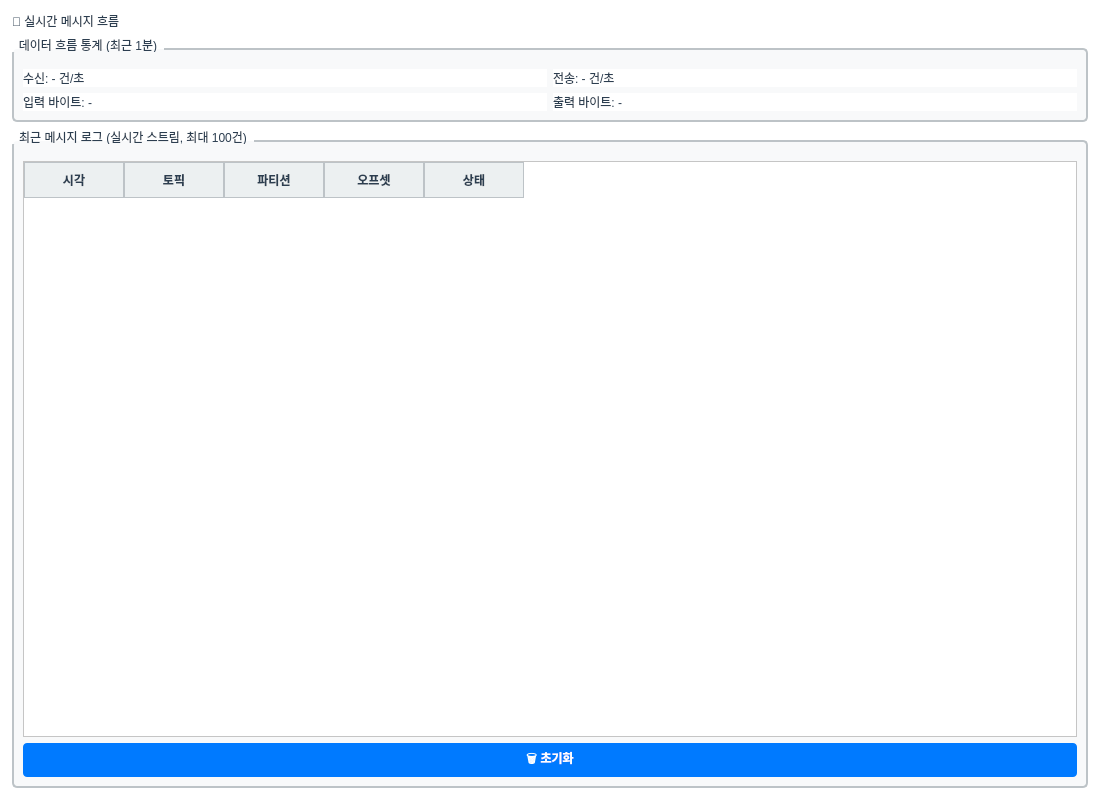
<?xml version="1.0" encoding="UTF-8"?>
<ui version="4.0">
 <class>RealtimeTab</class>
 <widget class="QWidget" name="RealtimeTab">
  <property name="geometry">
   <rect>
    <x>0</x>
    <y>0</y>
    <width>1100</width>
    <height>800</height>
   </rect>
  </property>
  <property name="windowTitle">
   <string>실시간 통신</string>
  </property>
  <property name="styleSheet">
   <string notr="true">QWidget {
    background-color: #FFFFFF;
    color: #2C3E50;
    font-family: &quot;맑은 고딕&quot;, &quot;Segoe UI&quot;;
    font-size: 9pt;
}
QPushButton {
    background-color: #007AFF;
    color: #FFFFFF;
    border: none;
    border-radius: 4px;
    padding: 6px 12px;
    font-weight: bold;
}
QPushButton:hover {
    background-color: #0055CC;
}
QPushButton:disabled {
    background-color: #BDC3C7;
    color: #7F8C8D;
}
QTableWidget {
    gridline-color: #BDC3C7;
    background-color: #FFFFFF;
    alternate-background-color: #F8F9FA;
    selection-background-color: #007AFF;
    selection-color: #FFFFFF;
}
QHeaderView::section {
    background-color: #ECF0F1;
    color: #2C3E50;
    padding: 6px;
    border: 1px solid #BDC3C7;
    font-weight: bold;
}
QGroupBox {
    border: 2px solid #BDC3C7;
    border-radius: 5px;
    margin-top: 10px;
    padding-top: 10px;
    background-color: #F8F9FA;
}
QGroupBox::title {
    subcontrol-origin: margin;
    subcontrol-position: top left;
    padding: 0 5px;
    color: #2C3E50;
    font-weight: bold;
}</string>
  </property>
  <layout class="QVBoxLayout" name="verticalLayout">
   <property name="spacing">
    <number>8</number>
   </property>
   <property name="leftMargin">
    <number>12</number>
   </property>
   <property name="topMargin">
    <number>12</number>
   </property>
   <property name="rightMargin">
    <number>12</number>
   </property>
   <property name="bottomMargin">
    <number>12</number>
   </property>
   <item>
    <widget class="QLabel" name="label_title">
     <property name="text">
      <string>📡 실시간 메시지 흐름</string>
     </property>
    </widget>
   </item>
   <item>
    <widget class="QGroupBox" name="groupStats">
     <property name="title">
      <string>데이터 흐름 통계 (최근 1분)</string>
     </property>
     <layout class="QGridLayout" name="gridStats">
      <item row="0" column="0">
       <widget class="QLabel" name="labelMsgInRate">
        <property name="text">
         <string>수신: - 건/초</string>
        </property>
       </widget>
      </item>
      <item row="0" column="1">
       <widget class="QLabel" name="labelMsgOutRate">
        <property name="text">
         <string>전송: - 건/초</string>
        </property>
       </widget>
      </item>
      <item row="1" column="0">
       <widget class="QLabel" name="labelBytesIn">
        <property name="text">
         <string>입력 바이트: -</string>
        </property>
       </widget>
      </item>
      <item row="1" column="1">
       <widget class="QLabel" name="labelBytesOut">
        <property name="text">
         <string>출력 바이트: -</string>
        </property>
       </widget>
      </item>
     </layout>
    </widget>
   </item>
   <item>
    <widget class="QGroupBox" name="groupMsgLog">
     <property name="title">
      <string>최근 메시지 로그 (실시간 스트림, 최대 100건)</string>
     </property>
     <layout class="QVBoxLayout" name="vl_msglog">
      <item>
       <widget class="QTableWidget" name="table_msg_log">
        <property name="alternatingRowColors">
         <bool>true</bool>
        </property>
        <property name="selectionBehavior">
         <enum>QAbstractItemView::SelectRows</enum>
        </property>
        <property name="editTriggers">
         <set>QAbstractItemView::NoEditTriggers</set>
        </property>
        <property name="columnCount">
         <number>5</number>
        </property>
        <column>
         <property name="text">
          <string>시각</string>
         </property>
        </column>
        <column>
         <property name="text">
          <string>토픽</string>
         </property>
        </column>
        <column>
         <property name="text">
          <string>파티션</string>
         </property>
        </column>
        <column>
         <property name="text">
          <string>오프셋</string>
         </property>
        </column>
        <column>
         <property name="text">
          <string>상태</string>
         </property>
        </column>
       </widget>
      </item>
      <item>
       <widget class="QPushButton" name="btnClear">
        <property name="text">
         <string>🗑️ 초기화</string>
        </property>
       </widget>
      </item>
     </layout>
    </widget>
   </item>
  </layout>
 </widget>
 <resources/>
 <connections/>
</ui>
